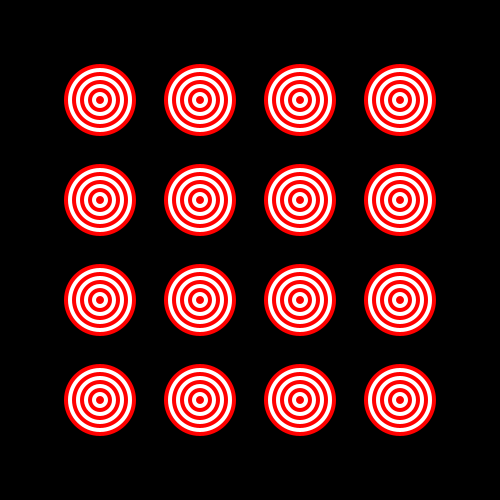
Frame 1 (no input)
Frame 60 (the mouse pressed at the canvas centre just before this capture): identical to frame 1, image omitted
Frame 120 (the mouse held since frame 60 and released just before this capture): identical to frame 1, image omitted

The Processing sketch that drew this single still picture (run headless with seeded random() and noise(); from frame 60 on, the mouse is pressed at the canvas centre):

// Processing sketch: processing_130406
// ── processing_130406.pde


float x,y,w,h;

void setup(){
  size(500,500);
  x = 100;
  y = 100;
  w = 80;
  h = 80;

  
}

void draw(){
  
  background(0);
  noStroke();
  for(int a = 0, s = 0;a<4;a++){
    
    for(int i = 0, j=0; i<4;i++){
      
      for(int k=0, l=8;k<5;k++){
        fill(255,0,0);
        ellipse(x+j,y+s,w-l,h-l);
        
        fill(255);
        ellipse(x+j,y+s,w-8-l,h-8-l);
        l+=16;
        
      }
      j+=100; 
    }
    
    s+=100;
  
  }
}
